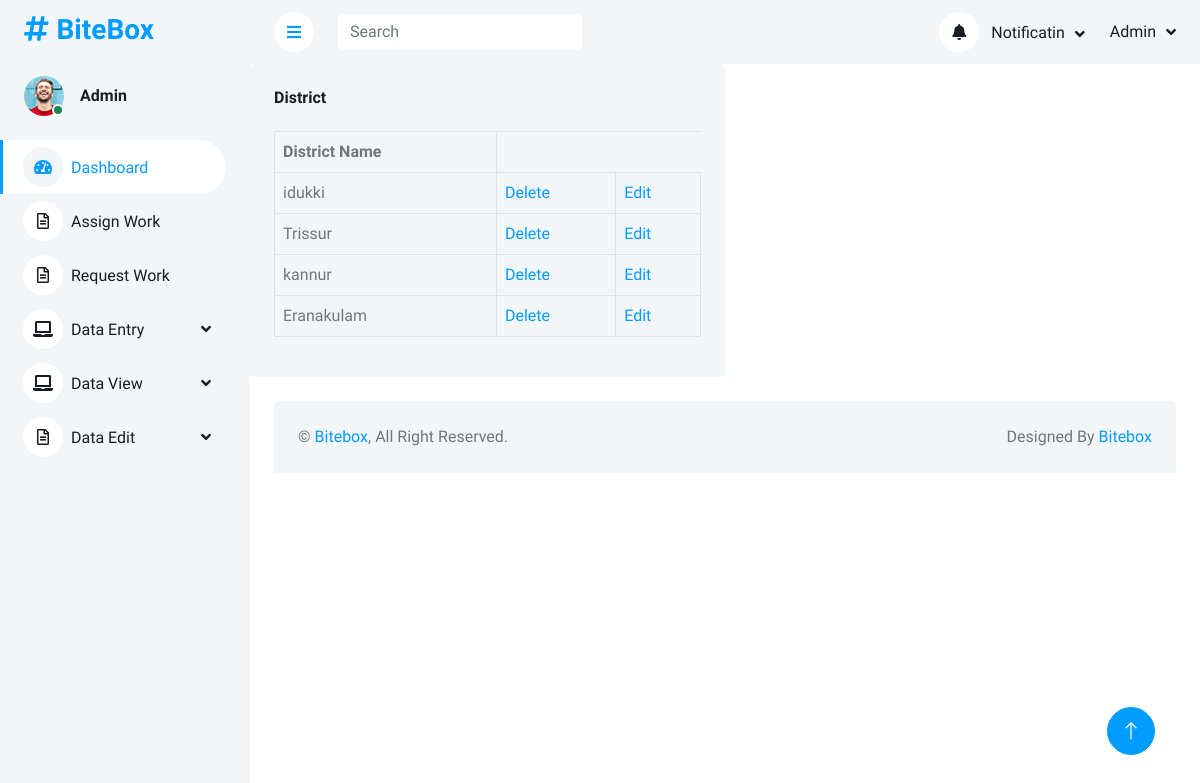
Page /Admin/districtview.php on the committed database.
### tables this page shows
CREATE TABLE IF NOT EXISTS `tbl_district` (
  `districtid` int NOT NULL AUTO_INCREMENT,
  `districtname` varchar(30) NOT NULL,
  PRIMARY KEY (`districtid`)
);

### dboperation.php (called while the page is built, shortened)
<?php
class dboperation
{
    public $con,$res;
    function __construct()
    {
        $this->con=mysqli_connect("localhost","root","","db_bitebox");
    }
    public function executequery($sql)
    {
        $this->res=mysqli_query($this->con,$sql);
        return $this->res;
    }
}
?>

### Admin/districtview.php (the view)
<?php
  include('header.php');
  include("../dboperation.php");
  $obj=new dboperation();
  $s="select * from tbl_district";
  $res=$obj->executequery($s);
  ?>
<div class="col-sm-12 col-xl-6">
                        <div class="bg-light rounded h-100 p-4">
                            <h6 class="mb-4">District</h6>
                            <table class="table table-bordered">
                                <thead>
                                    <tr>
                                        <th scope="col">District Name</th>
                                    </tr>
                                </thead>
                                <tbody>
                                  <?php
                                      while($r=mysqli_fetch_array($res))
                                      {
                                      ?>
                                    <tr>
                                      <td> <?php echo$r["districtname"];?></td>
                                      <td><a href="deletedistrict.php?did=<?php echo$r["districtid"];?>">Delete</a href></td>
                                      <td><a href="editdistrict.php?did=<?php echo$r["districtid"];?>">Edit</a href></td>
                                    </tr>
                                    <?php
                                      }
                                      ?>
                                </tbody>
                            </table>
                        </div>
                    </div>
                     <?php
  include('footer.php');
  ?>

### Admin/css/style.css (style rules this page uses)
:root { --primary: #009CFF; --light: #F3F6F9; --dark: #191C24; }

### rows in the picture
tbl_district: districtname "idukki"
tbl_district: districtname "Trissur"
tbl_district: districtname "kannur"
tbl_district: districtname "Eranakulam"
